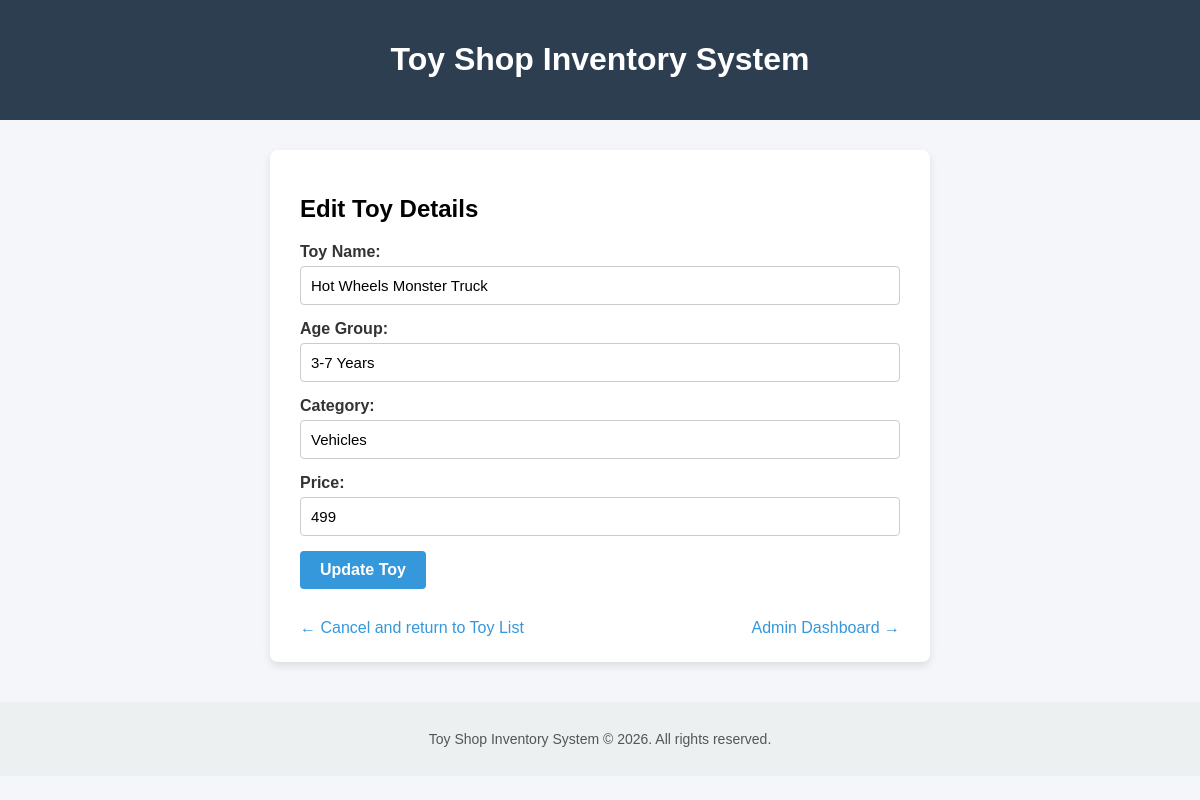
The page /toys/edit/2/ (signed in) on the database its author committed.
### toys/models.py (models this page shows, shortened)
class Toy(models.Model):
    toy_name = models.CharField(max_length=100)
    age_group = models.CharField(max_length=50)
    category = models.CharField(max_length=50)
    price = models.CharField(max_length=20)
    description = models.TextField(blank=True, default='')

### toys/views.py (the view)
    @login_required
    def wrapper(request, *args, **kwargs):
        if not (request.user.is_superuser or request.user.is_staff):
            return redirect('user_dashboard')
        return view_func(request, *args, **kwargs)

### toys/views.py (called while the page is built, shortened)
def admin_required(view_func):
    @login_required
    def wrapper(request, *args, **kwargs):
        if not (request.user.is_superuser or request.user.is_staff):
            return redirect('user_dashboard')
        return view_func(request, *args, **kwargs)
    return wrapper

@admin_required
def edit_toy(request, id):
    toy = get_object_or_404(Toy, id=id)
    return render(request, 'edit_toy.html', {'toy': toy})

### toys/templates/edit_toy.html (shortened to what this page needs)
<!DOCTYPE html>
<html lang="en">
<head>
</head>
<body>
    <header>
        <h1>Toy Shop Inventory System</h1>
    </header>
    <div class="container">
        <h2>Edit Toy Details</h2>
        <form id="editForm" method="POST" action="{% url 'edit_toy' toy.id %}" onsubmit="return validateEditForm()">
            <div class="form-group">
                <label for="toy_name">Toy Name:</label>
                <input type="text" id="toy_name" name="toy_name" value="{{ toy.toy_name }}">
            </div>
            <div class="form-group">
                <label for="age_group">Age Group:</label>
                <input type="text" id="age_group" name="age_group" value="{{ toy.age_group }}">
            </div>
            <div class="form-group">
                <label for="category">Category:</label>
                <input type="text" id="category" name="category" value="{{ toy.category }}">
            </div>
            <div class="form-group">
                <label for="price">Price:</label>
                <input type="text" id="price" name="price" value="{{ toy.price }}">
            </div>
            <button type="submit" class="btn-update">Update Toy</button>
        </form>
        <div style="margin-top: 15px; display: flex; justify-content: space-between;">
            <a href="{% url 'toy_list' %}" class="nav-link">&larr; Cancel and return to Toy List</a>
            <a href="{% url 'admin_dashboard' %}" class="nav-link">Admin Dashboard &rarr;</a>
        </div>
    </div>
    <footer>
        <p>Toy Shop Inventory System &copy; 2026. All rights reserved.</p>
    </footer>
</body>
</html>

### toys/templates/edit_toy.html (style rules this page uses)
body { font-family: Arial, sans-serif; background-color: #f4f6f9; margin: 0; padding: 0; }
header { background-color: #2c3e50; color: white; padding: 20px; text-align: center; }
.container { width: 80%; max-width: 600px; margin: 30px auto; background-color: white; padding: 25px 30px; border-radius: 8px; box-shadow: 0 4px 8px rgba(0,0,0,0.1); }
.form-group { margin-bottom: 15px; }
label { display: block; margin-bottom: 5px; font-weight: bold; color: #333; }
input[type="text"] { width: 100%; padding: 10px; box-sizing: border-box; border: 1px solid #ccc; border-radius: 4px; font-size: 15px; }
.btn-update { background-color: #3498db; color: white; padding: 10px 20px; border: none; border-radius: 4px; font-size: 16px; cursor: pointer; font-weight: bold; }
.nav-link { display: inline-block; margin-top: 15px; color: #3498db; text-decoration: none; }
footer { margin-top: 40px; padding: 15px; background-color: #ecf0f1; color: #555; text-align: center; font-size: 14px; }

### rows shown on the page
Toy: toy_name "Hot Wheels Monster Truck", age_group "3-7 Years", category "Vehicles", price "499"
